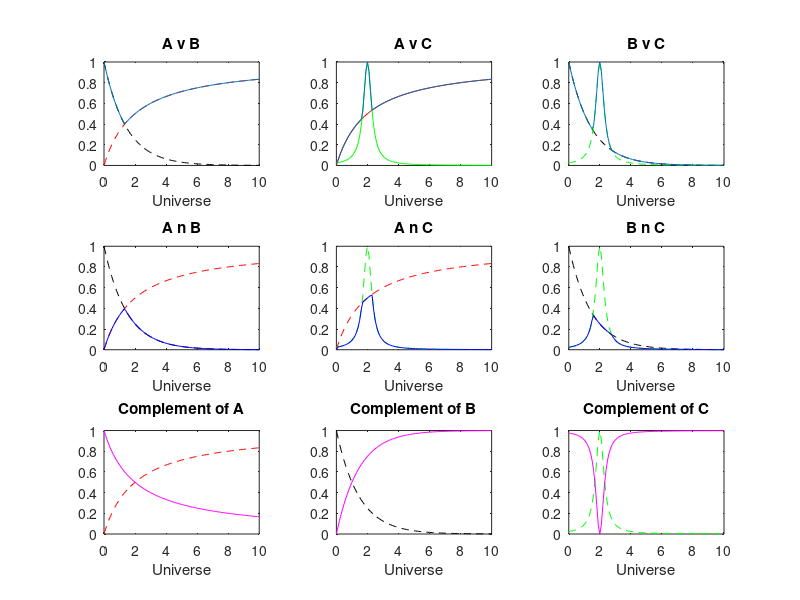

This chart was generated by the following MATLAB code: (Note: this script raises an error after producing the figure.)
x=0:0.1:10;
A=x./(x+2);
B=2.^(-x);
C=1./(1+(10*(x-2).^2));

fig=figure(1);
subplot(3,3,1)
plot(x,A,'--r',x,B,'--k',x,max(A,B))
title("A v B")
xlabel("Universe")

subplot(3,3,2)
plot(x,A,'r',x,C,'g',x,max(A,C))
title("A v C")
xlabel("Universe")

subplot(3,3,3)
plot(x,B,'--k',x,C,'--g',x,max(B,C))
title("B v C")
xlabel("Universe")

subplot(3,3,4)
plot(x,A,'--r',x,B,'--k',x,min(A,B),'b')
title("A n B")
xlabel("Universe")

subplot(3,3,5)
xlabel("Universe")
plot(x,A,'--r',x,C,'--g',x,min(A,C),'b')
title("A n C")
xlabel("Universe")

subplot(3,3,6)
plot(x,B,'--k',x,C,'--g',x,min(B,C),'b')
title("B n C")
xlabel("Universe")

subplot(3,3,7)
plot(x,A,'--r',x,1-A,'m')
title("Complement of A")
xlabel("Universe")

subplot(3,3,8)
plot(x,B,'--k',x,1-B,'m')
title("Complement of B")
xlabel("Universe")

subplot(3,3,9)
plot(x,C,'--g',x,1-C,'m')
title("Complement of C")
xlabel("Universe")


han=axes(fig,'visible','off'); 
han.Title.Visible='on';
han.YLabel.Visible='on';
ylabel(han,"Membership Degree")
title(han, "Basic Operations");